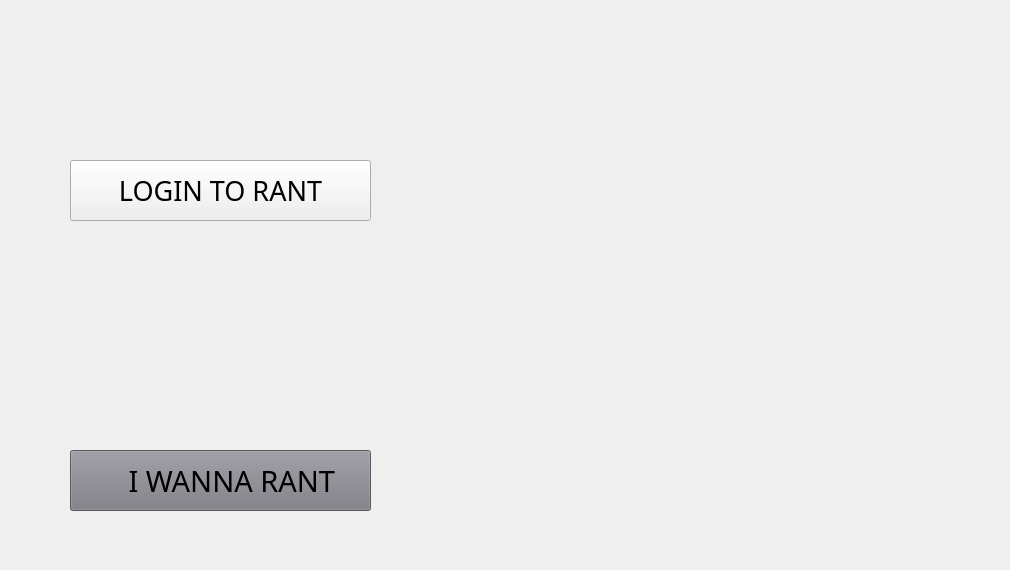
      <widget class="QWidget" name="page_3">
       <widget class="QPushButton" name="Login_Button">
        <property name="geometry">
         <rect>
          <x>70</x>
          <y>160</y>
          <width>301</width>
          <height>61</height>
         </rect>
        </property>
        <property name="font">
         <font>
          <family>Trebuchet MS</family>
          <pointsize>20</pointsize>
          <weight>50</weight>
          <bold>false</bold>
         </font>
        </property>
        <property name="cursor">
         <cursorShape>PointingHandCursor</cursorShape>
        </property>
        <property name="styleSheet">
         <string notr="true">alternate-background-color: rgb(56, 71, 112);</string>
        </property>
        <property name="text">
         <string>LOGIN TO RANT</string>
        </property>
        <property name="icon">
         <iconset resource="recursos.qrc">
          <normaloff>:/img/imagenes/log_in ICON.png</normaloff>:/img/imagenes/log_in ICON.png</iconset>
        </property>
        <property name="iconSize">
         <size>
          <width>60</width>
          <height>80</height>
         </size>
        </property>
       </widget>
       <widget class="QPushButton" name="Register_Button">
        <property name="geometry">
         <rect>
          <x>70</x>
          <y>450</y>
          <width>301</width>
          <height>61</height>
         </rect>
        </property>
        <property name="font">
         <font>
          <family>Trebuchet MS</family>
          <pointsize>22</pointsize>
          <weight>50</weight>
          <bold>false</bold>
         </font>
        </property>
        <property name="cursor">
         <cursorShape>PointingHandCursor</cursorShape>
        </property>
        <property name="styleSheet">
         <string notr="true">background-color: rgb(123, 122, 130);</string>
        </property>
        <property name="text">
         <string>   I WANNA RANT</string>
        </property>
        <property name="icon">
         <iconset>
          <normaloff>:/img/imagenes/register ICON.png</normaloff>:/img/imagenes/register ICON.png</iconset>
        </property>
        <property name="iconSize">
         <size>
          <width>50</width>
          <height>50</height>
         </size>
        </property>
       </widget>
       <widget class="QLabel" name="label_2">
        <property name="geometry">
         <rect>
          <x>500</x>
          <y>110</y>
          <width>501</width>
          <height>451</height>
         </rect>
        </property>
        <property name="text">
         <string/>
        </property>
        <property name="pixmap">
         <pixmap resource="recursos.qrc">:/img/imagenes/Logo_socialNetwork.png</pixmap>
        </property>
        <property name="alignment">
         <set>Qt::AlignCenter</set>
        </property>
       </widget>
      </widget>
